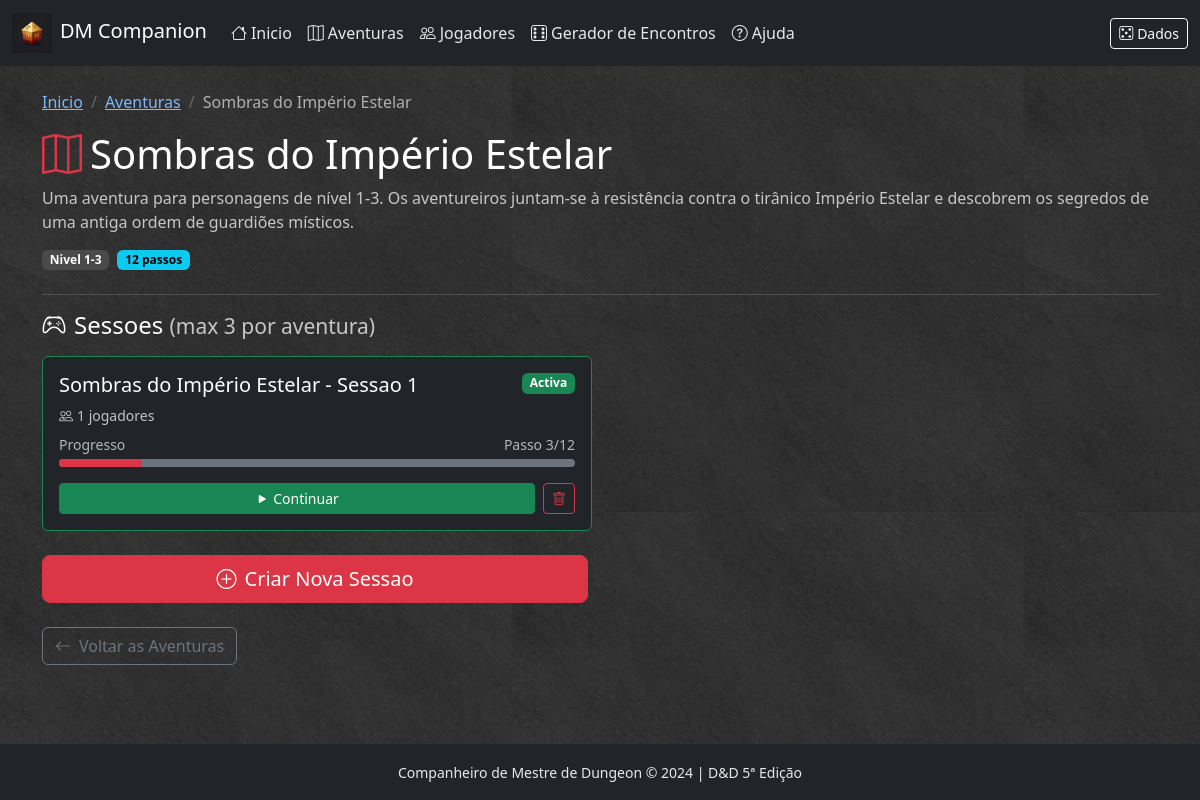
The app's page /aventura/sombras-imperio-estelar/iniciar with its own data.
### app/models/session.py (models this page shows, shortened)
class GameSession(db.Model):
    __tablename__ = 'game_sessions'
    id = db.Column(db.Integer, primary_key=True)
    nome = db.Column(db.String(200), nullable=False)
    quest_id = db.Column(db.String(100), nullable=True)  # Referencia ao JSON da aventura
    passo_atual = db.Column(db.Integer, default=1)
    estado = db.Column(db.String(50), default='activa')  # activa, pausada, terminada
    criado_em = db.Column(db.DateTime, default=datetime.utcnow)
    atualizado_em = db.Column(db.DateTime, default=datetime.utcnow, onupdate=datetime.utcnow)
    notas = db.Column(db.Text, default='')
    sessao_iniciada_em = db.Column(db.DateTime, nullable=True)
    sessao_pausada_em = db.Column(db.DateTime, nullable=True)
    tempo_total_segundos = db.Column(db.Integer, default=0)  # Tempo acumulado de jogo
    tempo_jogo_inicio = db.Column(db.String(50), default="08:00")  # HH:MM formato
    tempo_jogo_atual = db.Column(db.String(50), default="08:00")
    dia_jogo_atual = db.Column(db.Integer, default=1)
    turnos_exploracao_total = db.Column(db.Integer, default=0)  # Turnos de 10 minutos
    ultimo_descanso_curto = db.Column(db.DateTime, nullable=True)  # 1 hora
    ultimo_descanso_longo = db.Column(db.DateTime, nullable=True)  # 8 horas
    jogadores = db.relationship(
        'SessionPlayer',
        backref='sessao',
        lazy='dynamic',
        cascade='all, delete-orphan'
    )
    combate = db.relationship(
        'SessionCombat',
        backref='sessao',
        uselist=False,
        cascade='all, delete-orphan'
    )
    @classmethod
    def count_for_quest(cls, quest_id):
        return cls.query.filter_by(quest_id=quest_id).filter(
            cls.estado.in_(['activa', 'pausada'])
        ).count()
    @classmethod
    def get_for_quest(cls, quest_id):
        return cls.query.filter_by(quest_id=quest_id).order_by(
            cls.atualizado_em.desc()
        ).all()
    @classmethod
    def can_create_for_quest(cls, quest_id):
        return cls.count_for_quest(quest_id) < 3

### app/routes/quest.py (the view)
@quest_bp.route('/<quest_id>/iniciar')
def start_quest(quest_id):
    loader = QuestLoader()
    quest = loader.get_quest(quest_id)
    if not quest:
        abort(404)
    sessions = session_service.get_sessions_for_quest(quest_id)
    can_create = session_service.can_create_session_for_quest(quest_id)
    return render_template('quest/start.html',
                           quest=quest,
                           sessions=sessions,
                           can_create=can_create)

### app/services/quest_loader.py (called while the page is built)
    def _get_quests_folder(self) -> str:
        return current_app.config.get('QUESTS_FOLDER', 'app/data/quests')

    def get_quest(self, quest_id: str) -> Quest | None:
        if quest_id in self._quests_cache:
            return self._quests_cache[quest_id]
        quests_folder = self._get_quests_folder()
        filepath = os.path.join(quests_folder, f'{quest_id}.json')
        if not os.path.exists(filepath):
            return None
        with open(filepath, 'r', encoding='utf-8') as f:
            data = json.load(f)
        quest = self._parse_quest(quest_id, data)
        self._quests_cache[quest_id] = quest
        return quest

### app/services/session_service.py (called while the page is built)
    def get_sessions_for_quest(self, quest_id):
        return GameSession.get_for_quest(quest_id)

    def can_create_session_for_quest(self, quest_id):
        return GameSession.can_create_for_quest(quest_id)

### app/templates/quest/start.html (shortened to what this page needs)
{% extends "base.html" %}
{% block content %}
<div class="container py-4">
    <div class="row mb-4">
        <div class="col">
            <nav aria-label="breadcrumb">
                <ol class="breadcrumb">
                    <li class="breadcrumb-item"><a href="{{ url_for('main.index') }}">Inicio</a></li>
                    <li class="breadcrumb-item"><a href="{{ url_for('quest.list_quests') }}">Aventuras</a></li>
                    <li class="breadcrumb-item active">{{ quest.titulo }}</li>
                </ol>
            </nav>
            <h1><i class="bi bi-map me-2 text-danger"></i>{{ quest.titulo }}</h1>
            <p class="text-light opacity-75">{{ quest.descricao }}</p>
            <div class="d-flex gap-2">
                <span class="badge bg-secondary">Nivel {{ quest.nivel_min }}-{{ quest.nivel_max }}</span>
                <span class="badge bg-info">{{ quest.passos|length }} passos</span>
            </div>
        </div>
    </div>
    <hr class="border-secondary">
    <div class="row mb-4">
        <div class="col">
            <h4 class="mb-3">
                <i class="bi bi-controller me-2"></i>Sessoes
                <small class="text-light opacity-75">(max 3 por aventura)</small>
            </h4>
            {% if sessions %}
            <div class="row g-3">
                {% for s in sessions %}
                {% set total_steps = quest.passos|length %}
                {% set progress = ((s.passo_atual - 1) / total_steps * 100)|int if total_steps > 0 else 0 %}
                <div class="col-md-6">
                    <div class="card bg-dark border-{{ 'success' if s.estado == 'activa' else 'warning' if s.estado == 'pausada' else 'secondary' }} session-card">
                        <div class="card-body">
                            <div class="d-flex justify-content-between align-items-start mb-2">
                                <h5 class="card-title mb-0">{{ s.nome }}</h5>
                                <span class="badge bg-{{ 'success' if s.estado == 'activa' else 'warning' if s.estado == 'pausada' else 'secondary' }}">
                                    {{ s.estado|capitalize }}
                                </span>
                            </div>
                            <p class="card-text text-light opacity-75 small mb-2">
                                <i class="bi bi-people me-1"></i>{{ s.jogadores.count() }} jogadores
                            </p>
                            <div class="mb-3">
                                <div class="d-flex justify-content-between small text-light opacity-75 mb-1">
                                    <span>Progresso</span>
                                    <span>Passo {{ s.passo_atual }}/{{ total_steps }}</span>
                                </div>
                                <div class="progress progress-bar-custom bg-secondary">
                                    <div class="progress-bar bg-danger" style="width: {{ progress }}%"></div>
                                </div>
                            </div>
                            <div class="d-flex gap-2">
                                {% if s.jogadores.count() > 0 %}
                                <a href="{{ url_for('quest.step', quest_id=quest.id, step_id=s.passo_atual, session_id=s.id) }}"
                                   class="btn btn-success btn-sm flex-grow-1">
                                    <i class="bi bi-play-fill me-1"></i>Continuar
                                </a>
                                {% else %}
                                <a href="{{ url_for('quest.select_characters', quest_id=quest.id, session_id=s.id) }}"
                                   class="btn btn-primary btn-sm flex-grow-1">
                                    <i class="bi bi-people me-1"></i>Escolher Personagens
                                </a>
                                {% endif %}
                                <form action="{{ url_for('quest.delete_quest_session', quest_id=quest.id, session_id=s.id) }}" method="POST" class="d-inline">
                                    <button type="submit" class="btn btn-outline-danger btn-sm"
                                            onclick="return confirm('Tens a certeza que queres apagar esta sessao?')">
                                        <i class="bi bi-trash"></i>
                                    </button>
                                </form>
                            </div>
                        </div>
                    </div>
                </div>
                {% endfor %}
            </div>
            {% else %}
            <div class="alert alert-secondary">
                <i class="bi bi-info-circle me-2"></i>
                Ainda nao tens sessoes para esta aventura.
            </div>
            {% endif %}
        </div>
    </div>
    <div class="row mb-4">
        <div class="col-md-6">
            {% if can_create %}
            <form action="{{ url_for('quest.create_quest_session', quest_id=quest.id) }}" method="POST">
                <button type="submit" class="btn btn-danger btn-lg w-100">
                    <i class="bi bi-plus-circle me-2"></i>Criar Nova Sessao
                </button>
            </form>
            {% endif %}
        </div>
    </div>
    <div class="mt-4">
        <a href="{{ url_for('quest.list_quests') }}" class="btn btn-outline-secondary">
            <i class="bi bi-arrow-left me-2"></i>Voltar as Aventuras
        </a>
    </div>
</div>
{% endblock %}

### app/static/css/style.css (style rules this page uses)
:root { --dnd-red: #dc3545; --dnd-gold: #ffc107; --dnd-dark: #212529; --dnd-parchment: #fdf1dc; }
body { background-color: #1a1a1a; background-image: url('/static/img/backgrounds/texture-dark.webp'); background-repeat: repeat; background-size: 512px 512px; color: #f5f5f5; }
.card { background-color: #2a2a2a; border-color: #555; color: #f5f5f5; }
.card-body, .card-header, .card-footer { color: #f5f5f5; }
a { color: #7cb8ff; }
h1, h2, h3, h4, h5, h6 { color: #ffffff; }
p, li, span, small { color: #e8e8e8; }
.breadcrumb { background: transparent; padding: 0; }
.breadcrumb-item + .breadcrumb-item::before { color: #666; }
.btn-danger { background-color: var(--dnd-red); border-color: var(--dnd-red); }
hr { border-color: #444; opacity: 0.5; }
.badge { font-weight: 600; }
.badge.bg-secondary { background-color: #4a4a4a !important; color: #ffffff !important; }
.badge.bg-info { background-color: #0dcaf0 !important; color: #000000 !important; }
.breadcrumb-item a { color: #7cb8ff; }
.breadcrumb-item.active { color: #b0b0b0; }
.card .card-title { color: #ffffff; }
.card .card-text { color: #d0d0d0; }

### app/templates/quest/start.html (style rules this page uses)
.session-card { transition: transform 0.2s; }
.progress-bar-custom { height: 8px; border-radius: 4px; }

### records on screen
GameSession: nome "Sombras do Império Estelar - Sessao 1", estado "Activa", jogadores.count "1", passo_atual "3", total_steps "12", {{ progress }} 16 (drawn)

### other values on screen
{{ quest.titulo }} "Sombras do Império Estelar"
{{ quest.descricao }} "Uma aventura para personagens de nível 1-3. Os aventureiros juntam-se à resistência contra o tirânico Império Estelar e descobrem os segredos de uma antiga ordem de guardiões místicos."
{{ quest.nivel_min }} "1"
{{ quest.nivel_max }} "3"
{{ quest.passos|length }} "12"
